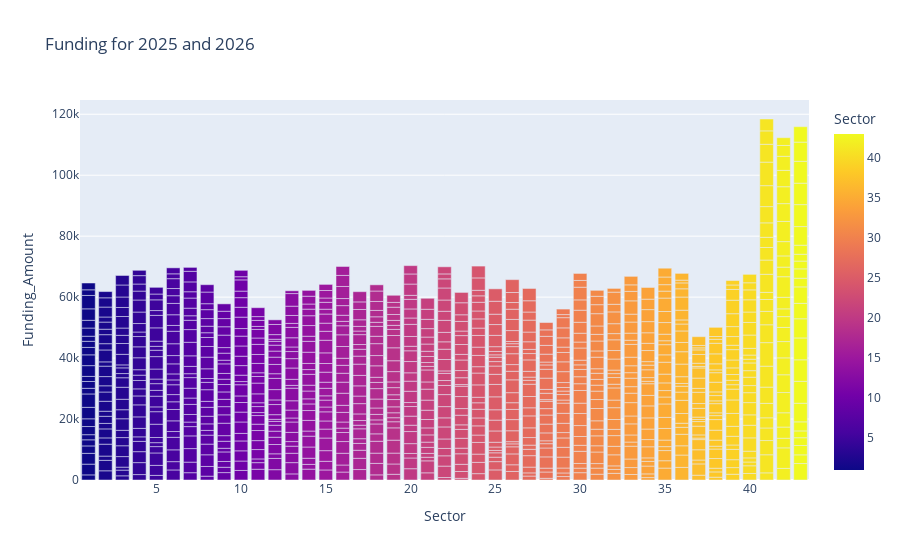

The notebook cell saved with this chart:
### Code cell
import plotly.express as px

fig=px.bar(data, x="Sector", y="Funding_Amount", title="Funding for 2025 and 2026", color="Sector")

fig.show()

### Figure 1 — Plotly figure (JSON) as saved in the notebook; plotly's stock layout.template omitted (floating-point values rounded to 4 significant figures; data arrays with more than 128 entries replaced by an {"elided": "..."} marker saying what was removed)
{"data": [{"alignmentgroup": "True", "hovertemplate": "Sector=%{marker.color}<br>Funding_Amount=%{y}<extra></extra>", "legendgroup": "", "marker": {"color": {"elided": "1032 int values"}, "coloraxis": "coloraxis", "pattern": {"shape": ""}}, "name": "", "offsetgroup": "", "orientation": "v", "showlegend": false, "textposition": "auto", "type": "bar", "x": {"elided": "1032 int values"}, "xaxis": "x", "y": {"elided": "1032 int values"}, "yaxis": "y"}], "layout": {"autosize": true, "barmode": "relative", "coloraxis": {"colorbar": {"title": {"text": "Sector"}}, "colorscale": [[0, "#0d0887"], [0.1111, "#46039f"], [0.2222, "#7201a8"], [0.3333, "#9c179e"], [0.4444, "#bd3786"], [0.5556, "#d8576b"], [0.6667, "#ed7953"], [0.7778, "#fb9f3a"], [0.8889, "#fdca26"], [1, "#f0f921"]]}, "legend": {"tracegroupgap": 0}, "title": {"text": "Funding for 2025 and 2026"}, "xaxis": {"anchor": "y", "autorange": true, "domain": [0, 1], "range": [0.5, 43.5], "title": {"text": "Sector"}, "type": "linear"}, "yaxis": {"anchor": "x", "autorange": true, "domain": [0, 1], "range": [0, 124700.0], "title": {"text": "Funding_Amount"}, "type": "linear"}}}
